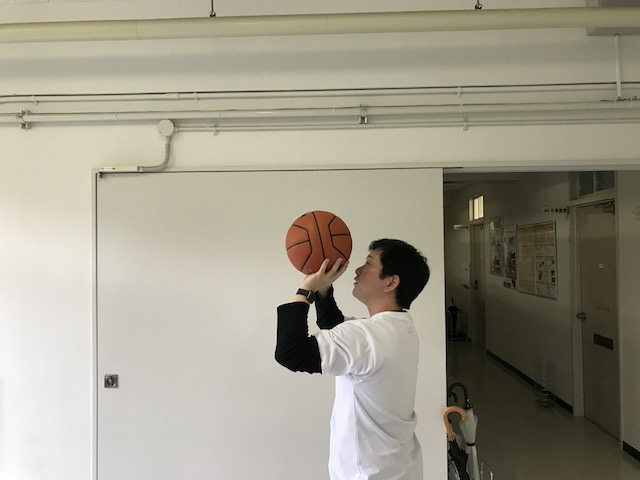
//> input picture 07_2023-05-31/prg/grayscaleSub/input1.jpg, 640 x 480 px
$ ./grayscaleSub   (built with g++ and OpenCV 4)
//> lines starting //> are read from the running program, lines starting //| are printed output that depends on the picture; after the words box and inside, x2 and y2 are one past the last pixel; in counts of white or black regions, pixels touching at a corner belong together
#include<iostream>
#include<opencv2/opencv.hpp>

#define FILE_NAME1 "../input1.jpg"
#define FILE_NAME2 "../input2.jpg"

// 閾値
#define THREDHOLD 20

#define WINDOW_NAME_SUB "sub"
#define WINDOW_NAME_OUTPUT "output"

int main(int argc, char const *argv[]){
    // 画像をグレースケールで入力
    cv::Mat src_img1 = cv::imread(FILE_NAME1, 0);
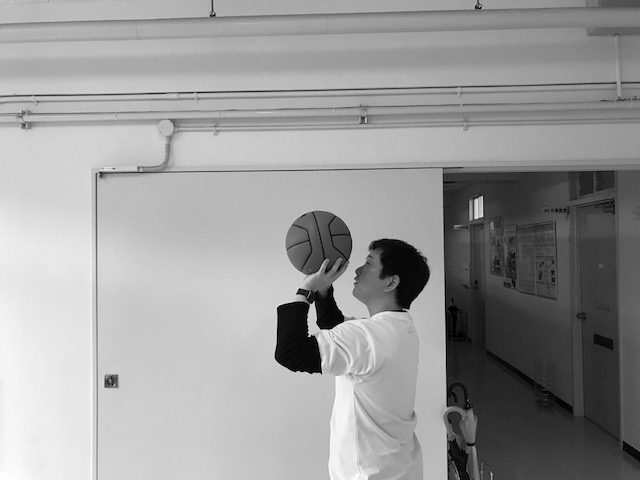
//> src_img1: 480 rows x 640 cols, CV_8UC1; min 0, max 255, mean 153.7
    cv::Mat src_img2 = cv::imread(FILE_NAME2, 0);
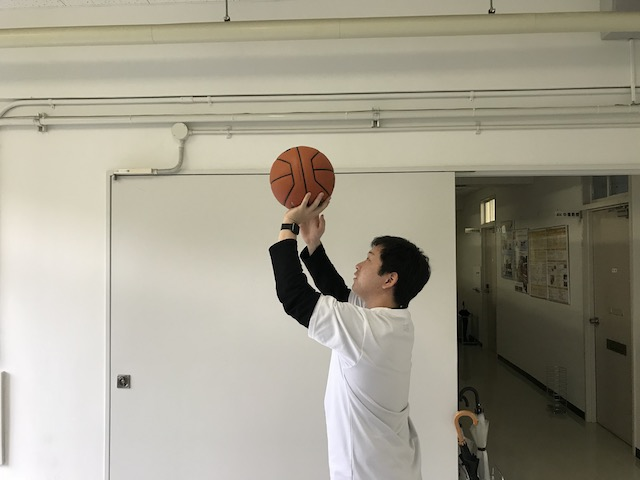
//> input picture 07_2023-05-31/prg/grayscaleSub/input2.jpg, 640 x 480 px
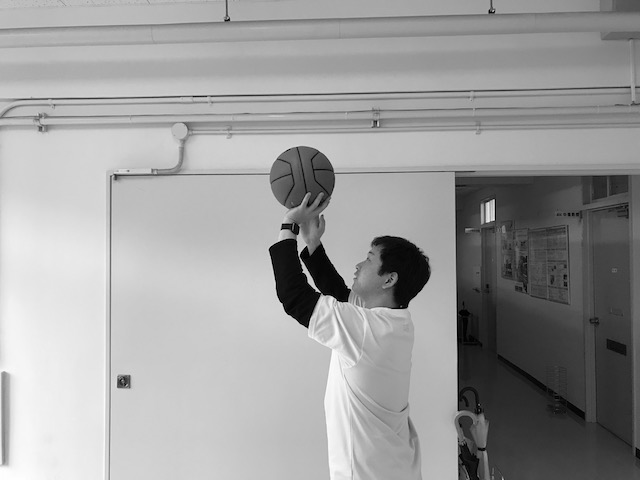
//> src_img2: 480 rows x 640 cols, CV_8UC1; min 0, max 255, mean 156.6
    if(src_img2.empty() || src_img1.empty()){
        fprintf(stderr, "Failed to open file.\n");
        return -1;
    }

    cv::Mat sub_img = cv::Mat(src_img1.size(), CV_8UC1);
    cv::Mat result_img = cv::Mat(src_img1.size(), CV_8UC1);
    int x, y;

    for(y = 0; y < src_img1.rows; y++){
        for(x = 0; x < src_img2.cols; x++){
            int s1 = (int)src_img1.at<uchar>(y, x);
            int s2 = (int)src_img2.at<uchar>(y, x);

            int s_result = abs(s1 - s2);
            sub_img.at<uchar>(y, x) = (uchar)s_result;

            if(s_result > THREDHOLD)
                s_result = 255;
            else
                s_result = 0;

            result_img.at<uchar>(y, x) = s_result;
        }
    }
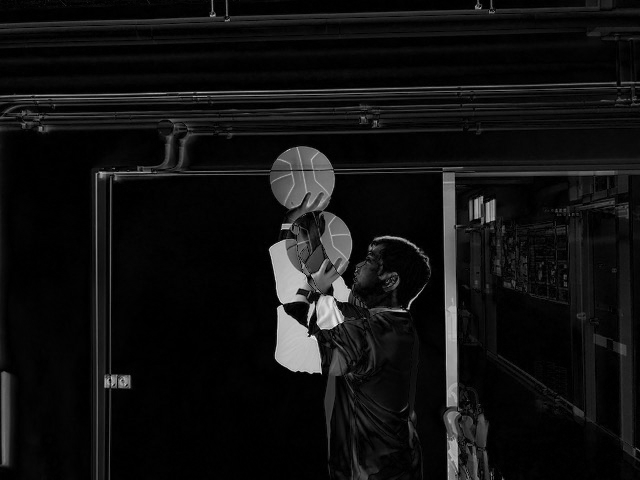
//> sub_img: 480 rows x 640 cols, CV_8UC1; min 0, max 243, mean 16.8
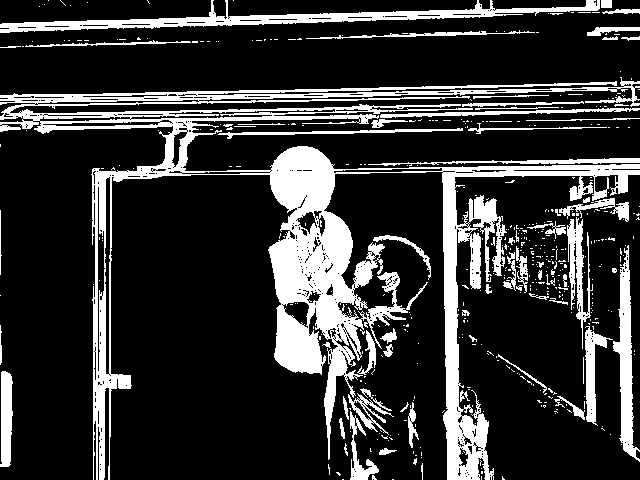
//> result_img: 480 rows x 640 cols, CV_8UC1; 20.5% white; 470 white regions (403 under 20 px), largest, box (x1, y1, x2, y2) and area: (0, 77, 640, 480) 41719, (0, 0, 600, 33) 4791, (613, 245, 640, 462) 2286

    // 出力
    cv::imshow(WINDOW_NAME_SUB, sub_img);
    cv::imshow(WINDOW_NAME_OUTPUT, result_img);
    cv::waitKey();

    return 0;
}
